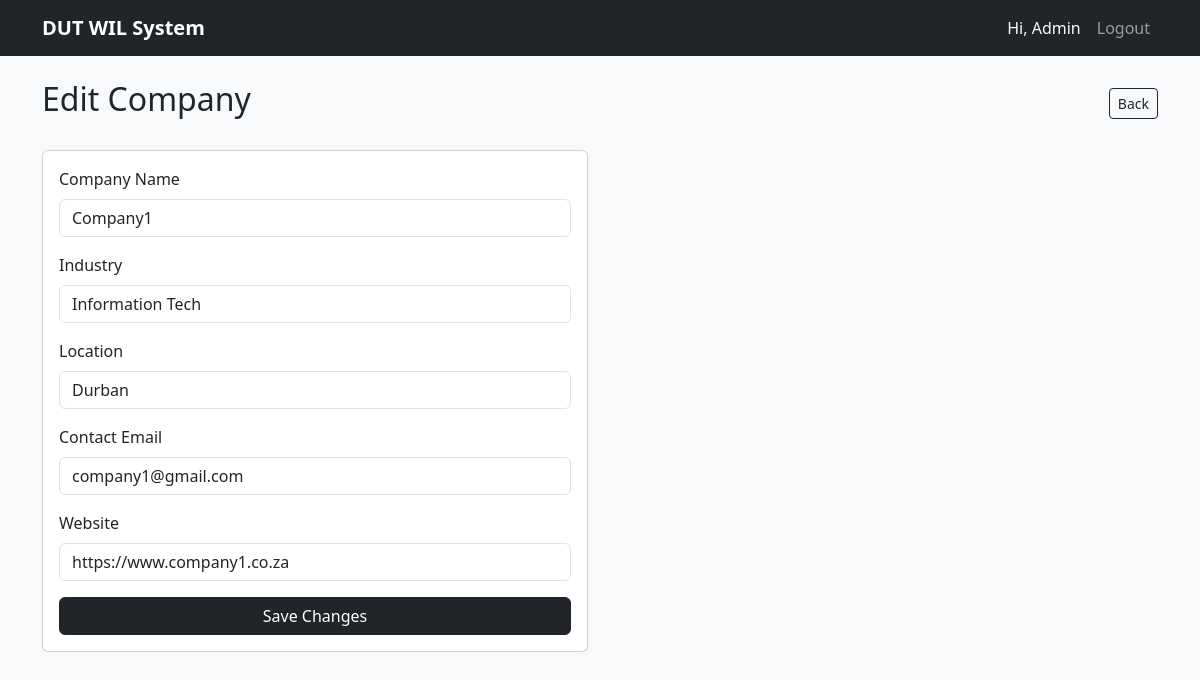
/admin/companies/edit/2 (signed in), run on the app's committed database.
### app/models.py (models this page shows, shortened)
class User(db.Model, UserMixin):
    __tablename__ = 'users'
    id            = db.Column(db.Integer, primary_key=True)
    name          = db.Column(db.String(100), nullable=False)
    email         = db.Column(db.String(120), unique=True, nullable=False)
    password_hash = db.Column(db.String(256), nullable=False)
    role          = db.Column(db.String(20),  nullable=False)
    student_num   = db.Column(db.String(20),  unique=True, nullable=True)
    created_at    = db.Column(db.DateTime, default=datetime.utcnow)
    applications  = db.relationship('Application', backref='student',
                        lazy=True, foreign_keys='Application.student_id')
    documents     = db.relationship('Document',    backref='owner', lazy=True)
    notifications = db.relationship('Notification', backref='user',  lazy=True)

class Company(db.Model):
    __tablename__ = 'companies'
    id       = db.Column(db.Integer, primary_key=True)
    name     = db.Column(db.String(150), nullable=False)
    industry = db.Column(db.String(100))
    location = db.Column(db.String(150))
    contact  = db.Column(db.String(120))
    website  = db.Column(db.String(200))
    placements = db.relationship('Placement', backref='company', lazy=True)

### app/routes/admin.py (the view, shortened to what this page needs)
@admin.route('/companies/edit/<int:company_id>', methods=['GET', 'POST'])
@login_required
@admin_required
def edit_company(company_id):
    c = Company.query.get_or_404(company_id)
    return render_template('admin/edit_company.html', company=c)

### app/models.py (called while the page is built)
@login_manager.user_loader
def load_user(user_id):
    return User.query.get(int(user_id))

### app/utils.py (called while the page is built)
def admin_required(f):
    @wraps(f)
    def decorated(*args, **kwargs):
        if not current_user.is_authenticated or \
                current_user.role != 'admin':
            abort(403)
        return f(*args, **kwargs)
    return decorated

### app/templates/admin/edit_company.html
{% extends 'base.html' %}
{% block content %}
<div class="d-flex justify-content-between align-items-center mb-4">
  <h2>Edit Company</h2>
  <a href="{{ url_for('admin.reports') }}" class="btn btn-outline-dark btn-sm">Back</a>
</div>
<div class="row">
  <div class="col-md-6">
    <div class="card">
      <div class="card-body">
        <form method="POST">
          <div class="mb-3">
            <label class="form-label">Company Name</label>
            <input type="text" name="name" class="form-control"
                   value="{{ company.name }}" required>
          </div>
          <div class="mb-3">
            <label class="form-label">Industry</label>
            <input type="text" name="industry" class="form-control"
                   value="{{ company.industry or '' }}">
          </div>
          <div class="mb-3">
            <label class="form-label">Location</label>
            <input type="text" name="location" class="form-control"
                   value="{{ company.location or '' }}">
          </div>
          <div class="mb-3">
            <label class="form-label">Contact Email</label>
            <input type="text" name="contact" class="form-control"
                   value="{{ company.contact or '' }}">
          </div>
          <div class="mb-3">
            <label class="form-label">Website</label>
            <input type="text" name="website" class="form-control"
                   value="{{ company.website or '' }}">
          </div>
          <button type="submit" class="btn btn-dark w-100">Save Changes</button>
        </form>
      </div>
    </div>
  </div>
</div>
{% endblock %}

### app/templates/base.html (shortened to what this page needs)
<!DOCTYPE html>
<html lang="en">
<head>
  <link href="https://cdn.jsdelivr.net/npm/bootstrap@5.3.0/dist/css/bootstrap.min.css" rel="stylesheet">
</head>
<body class="bg-light">
<nav class="navbar navbar-expand-lg navbar-dark bg-dark">
  <div class="container">
    <a class="navbar-brand fw-bold" href="/">DUT WIL System</a>
    <div class="collapse navbar-collapse" id="navMenu">
      <ul class="navbar-nav ms-auto">
        {% if current_user.is_authenticated %}
          <li class="nav-item">
            <span class="nav-link text-light">
              Hi, {{ current_user.name }}
            </span>
          </li>
          <li class="nav-item">
            <a class="nav-link" href="{{ url_for('auth.logout') }}">Logout</a>
          </li>
        {% endif %}
      </ul>
    </div>
  </div>
</nav>
<div class="container mt-4">
  {% block content %}{% endblock %}
</div>
</body>
</html>

### data on the page
User: name "Admin"
Company: name "Company1", industry "Information Tech", location "Durban", contact "company1@gmail.com", website "https://www.company1.co.za"
